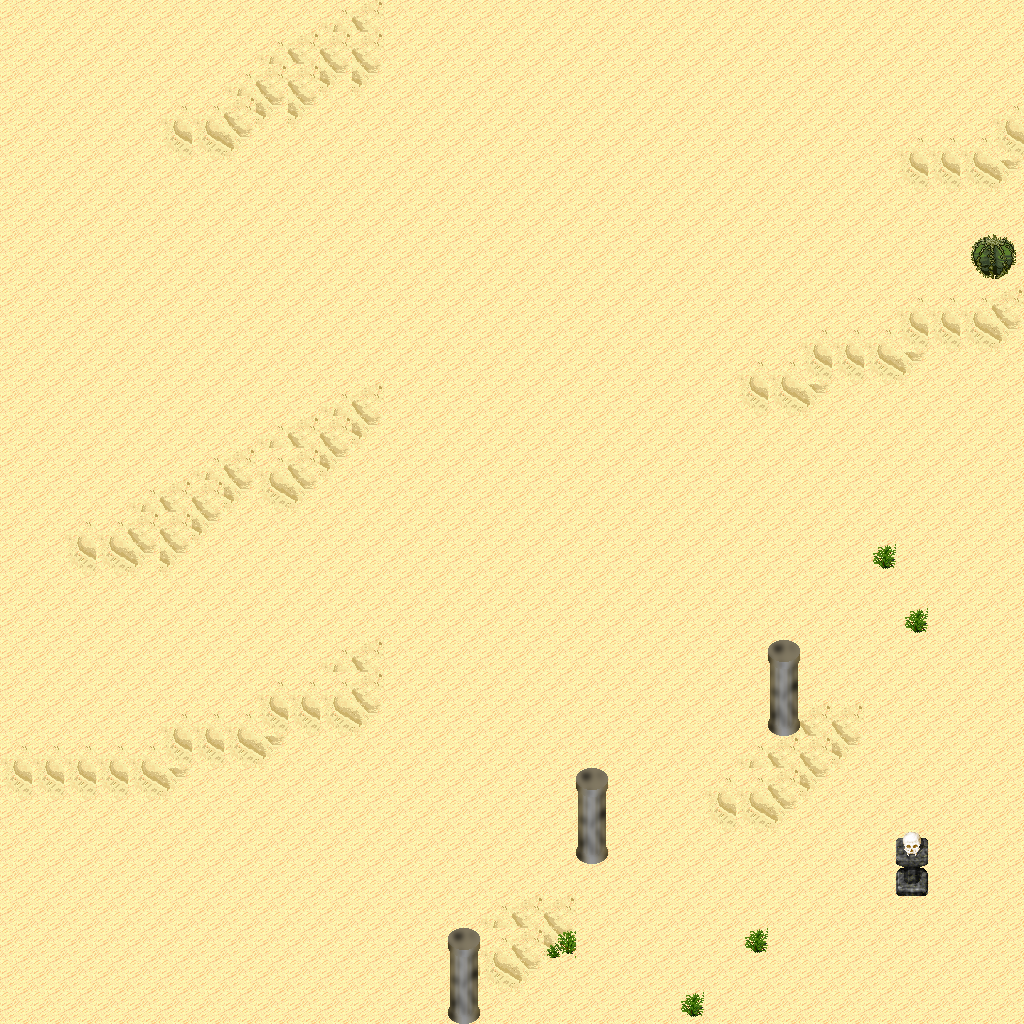

This is a level from a 2D game, rendered from its Tiled map with the project's own tilesets. A one-line summary and the map file follow, with tile-layer data summarised:
An orthogonal 32x32 tile map with 32x32 px tiles, 5 tile layers (Ground, Objects, Objects2, Above, ...), 1 hidden layer not drawn, 16 tilesets.

<map version="1.10" tiledversion="1.11.0" orientation="orthogonal" renderorder="right-down" width="32" height="32" tilewidth="32" tileheight="32" infinite="0" nextlayerid="11" nextobjectid="1">
 <tileset firstgid="1" name="logic_collision" tilewidth="32" tileheight="32" tilecount="1" columns="1">
  <image source="../drawable/logic_collision.png" width="32" height="32" />
 </tileset>
 <tileset firstgid="2" name="ground_ground" tilewidth="32" tileheight="32" tilecount="33" columns="3">
  <image source="../drawable/ground_ground.png" width="96" height="352" />
 </tileset>
 <tileset firstgid="35" name="terrain_desert" tilewidth="32" tileheight="32" tilecount="88" columns="8">
  <image source="../drawable/terrain_desert.png" width="256" height="352" />
 </tileset>
 <tileset firstgid="123" name="ground_sand_edges" tilewidth="32" tileheight="32" tilecount="15" columns="5">
  <image source="../drawable/ground_sand_edges.png" width="160" height="96" />
 </tileset>
 <tileset firstgid="138" name="ground_sand_2" tilewidth="32" tileheight="32" tilecount="15" columns="5">
  <image source="../drawable/ground_sand_2.png" width="160" height="96" />
 </tileset>
 <tileset firstgid="153" name="building_stone_ruins" tilewidth="32" tileheight="32" tilecount="72" columns="6">
  <image source="../drawable/building_stone_ruins.png" width="192" height="384" />
 </tileset>
 <tileset firstgid="225" name="item_statue_blackened_column" tilewidth="32" tileheight="32" tilecount="4" columns="1">
  <image source="../drawable/item_statue_blackened_column.png" width="32" height="128" />
 </tileset>
 <tileset firstgid="229" name="item_statue_skull_carving" tilewidth="32" tileheight="32" tilecount="4" columns="2">
  <image source="../drawable/item_statue_skull_carving.png" width="64" height="64" />
 </tileset>
 <tileset firstgid="233" name="item_statue_skullpedestal" tilewidth="32" tileheight="32" tilecount="2" columns="1">
  <image source="../drawable/item_statue_skullpedestal.png" width="32" height="64" />
 </tileset>
 <tileset firstgid="235" name="plant_tree_banana_tree" tilewidth="32" tileheight="32" tilecount="40" columns="4">
  <image source="../drawable/plant_tree_banana_tree.png" width="128" height="320" />
 </tileset>
 <tileset firstgid="275" name="plant_tree_palm_tree" tilewidth="32" tileheight="32" tilecount="6" columns="2">
  <image source="../drawable/plant_tree_palm_tree.png" width="64" height="96" />
 </tileset>
 <tileset firstgid="281" name="plant_tree_palm_trees" tilewidth="32" tileheight="32" tilecount="40" columns="4">
  <image source="../drawable/plant_tree_palm_trees.png" width="128" height="320" />
 </tileset>
 <tileset firstgid="321" name="plant_bush_large_green" tilewidth="32" tileheight="32" tilecount="9" columns="3">
  <image source="../drawable/plant_bush_large_green.png" width="96" height="96" />
 </tileset>
 <tileset firstgid="330" name="plant_cactus" tilewidth="32" tileheight="32" tilecount="2" columns="1">
  <image source="../drawable/plant_cactus.png" width="32" height="64" />
 </tileset>
 <tileset firstgid="332" name="plant_lily_pads" tilewidth="32" tileheight="32" tilecount="2" columns="1">
  <image source="../drawable/plant_lily_pads.png" width="32" height="64" />
 </tileset>
 <tileset firstgid="334" name="plant_round_cactuses" tilewidth="32" tileheight="32" tilecount="20" columns="10">
  <image source="../drawable/plant_round_cactuses.png" width="320" height="64" />
 </tileset>
 <layer id="1" name="Ground" width="32" height="32">
  <data>[1024 cells, 1024 non-empty, 5 distinct tile ids]</data>
 </layer>
 <layer id="2" name="Objects" width="32" height="32">
  <data>[1024 cells, 11 non-empty, 6 distinct tile ids]</data>
 </layer>
 <layer id="3" name="Objects2" width="32" height="32">
  <data>[1024 cells, 0 non-empty, 0 distinct tile ids]</data>
 </layer>
 <layer id="4" name="Above" width="32" height="32">
  <data>[1024 cells, 9 non-empty, 5 distinct tile ids]</data>
 </layer>
 <layer id="5" name="Above2" width="32" height="32">
  <data>[1024 cells, 0 non-empty, 0 distinct tile ids]</data>
 </layer>
 <layer id="6" name="Walkable" width="32" height="32" visible="0">
  <data>[1024 cells, 6 non-empty, 1 distinct tile ids]</data>
 </layer>
 <objectgroup id="7" name="Mapevents" />
 <objectgroup id="8" name="Spawn" />
 <objectgroup id="9" name="Keys" />
 <objectgroup id="10" name="Replace" />
</map>
